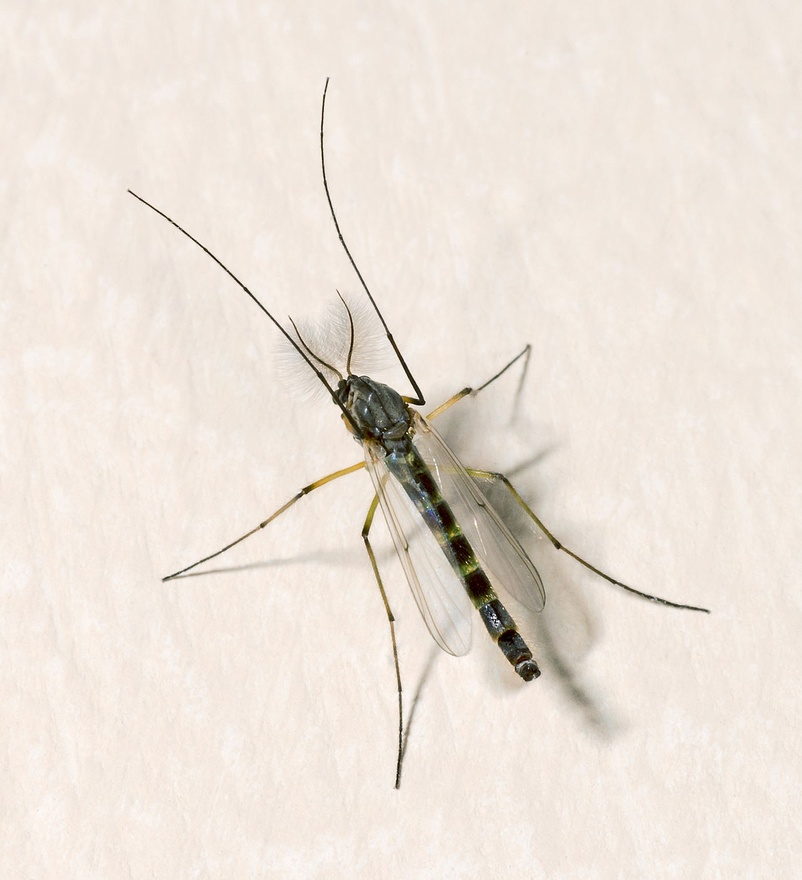
#> input picture ai/opencv/data/Chironomus_plumosus_MHNT.jpg, 802 x 880 px, shrunk from 1280 x 1405 before the run
$ python main.py
#> lines starting #> are read from the running program, lines starting #| are printed output that depends on the picture; after the words box and inside, x2 and y2 are one past the last pixel; in counts of white or black regions, pixels touching at a corner belong together
#!/usr/bin/env python3
# -*- coding: utf-8 -*-

import cv2 as cv

RED_COLOR = (255, 0, 0)
MEDIUM_THICKNESS = 2


def show(label, img, wait=True, show=True):
    '''
    Show the img.
    '''
    if show is True:
        cv.imshow(label, img)
        if wait is True:
            cv.waitKey(0)


original_image = cv.imread('data/Chironomus_plumosus_MHNT.jpg',
                           cv.IMREAD_COLOR)
#> original_image is the input picture: shape (880, 802, 3); mean B, G, R 217, 226.4, 235.9
show("Original image", original_image)

img = original_image.copy()
img = cv.cvtColor(img, cv.COLOR_BGR2GRAY)
show("Grayscale image", img)

ret, thresh = cv.threshold(img, 127, 255, 0)
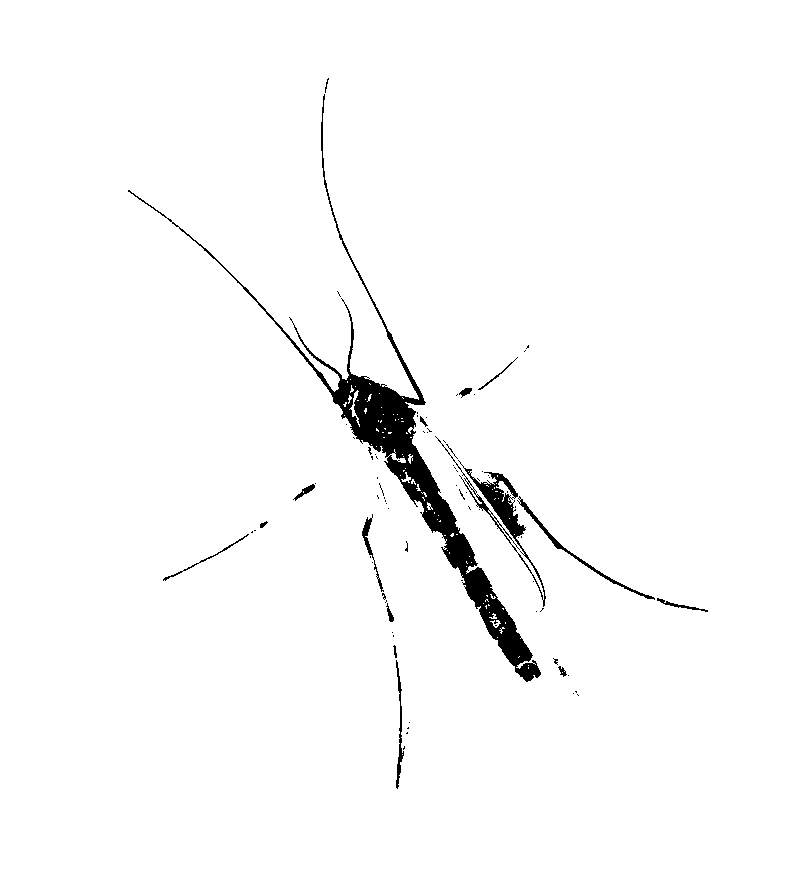
#> thresh: shape (880, 802); 97.7% white; 82 black regions (66 under 20 px)
show("Trashold image", img)

cnt, _ = cv.findContours(thresh, cv.RETR_LIST, cv.CHAIN_APPROX_SIMPLE)
#> cnt = 361 contours, 327 with area under 20; largest, box (x1, y1, x2, y2) and area: (0, 0, 802, 880) 704079, (178, 93, 542, 683) 13505, (463, 467, 547, 608) 1638, (519, 498, 656, 601) 712, (395, 659, 405, 790) 456
for x, y, w, h in [cv.boundingRect(c) for c in cnt]:
    cv.rectangle(original_image, (x, y), (x + w, y + h),
                 RED_COLOR, MEDIUM_THICKNESS)
#> this loop made 361 passes
#> (x, y, w, h) on passes 1 to 3: (402, 754, 1, 1), (402, 745, 4, 6), (405, 731, 4, 4)
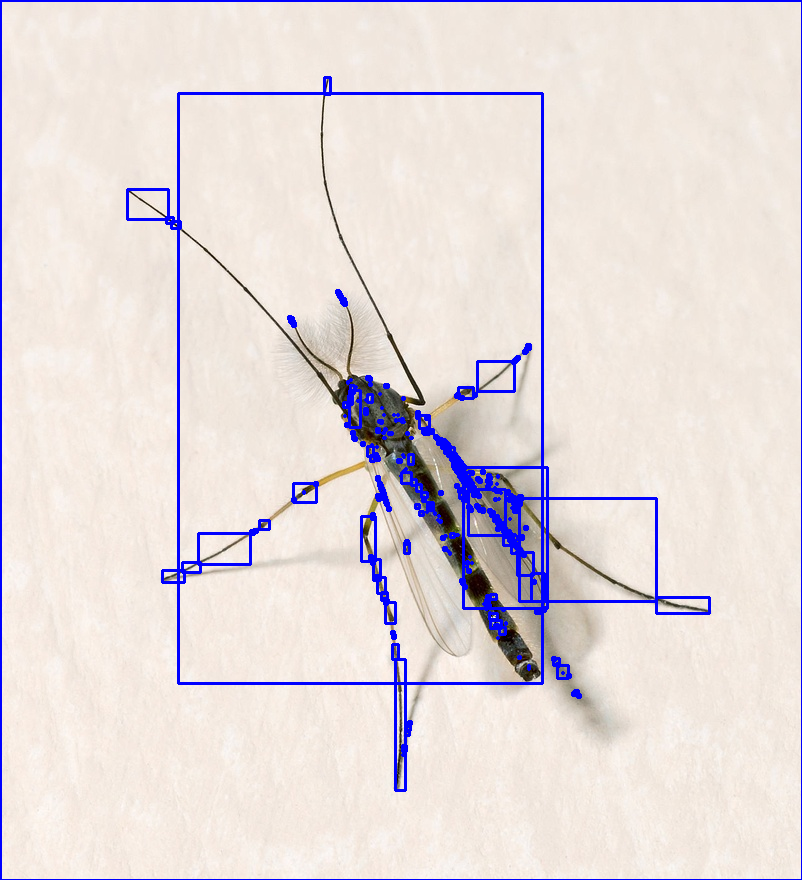
#> original_image: shape (880, 802, 3); 3.63% of pixels changed, all inside (x1, y1, x2, y2) = (0, 0, 802, 880)
show('Bounding boxes', original_image)
